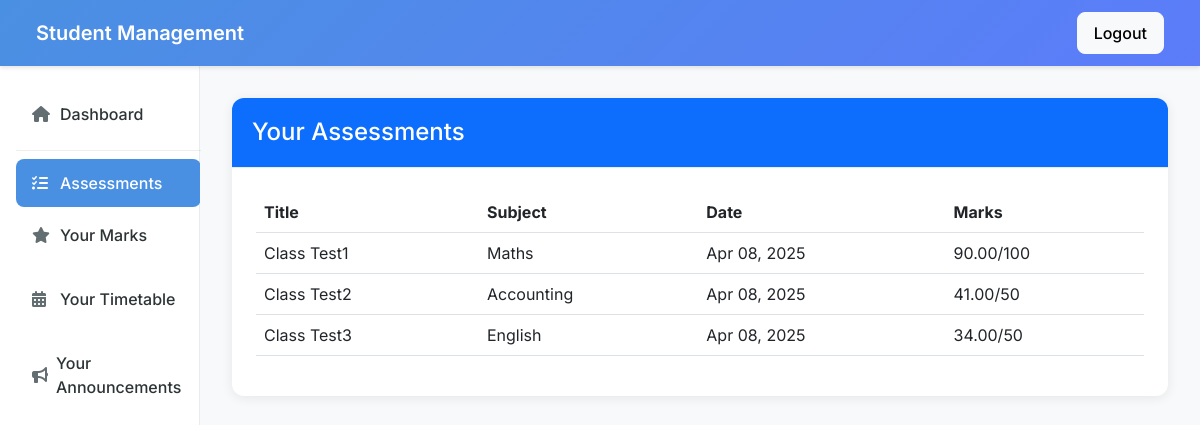
/assessments/ (signed in), run on the app's committed database.
### management/models.py (models this page shows, shortened)
class Assessment(models.Model):
    title = models.CharField(max_length=200)
    description = models.TextField()
    subject = models.CharField(max_length=100)
    max_marks = models.IntegerField()
    date = models.DateField()
    tutor = models.ForeignKey(Tutor, on_delete=models.CASCADE)

class Mark(models.Model):
    student = models.ForeignKey(Student, on_delete=models.CASCADE)
    assessment = models.ForeignKey(Assessment, on_delete=models.CASCADE)
    marks_obtained = models.DecimalField(max_digits=5, decimal_places=2, validators=[MinValueValidator(0)])
    comments = models.TextField(blank=True)
    date_added = models.DateTimeField(auto_now_add=True)
    class Meta:
        unique_together = ('student', 'assessment')
        ordering = ['-date_added']

### management/views.py (the view)
# urls.py: path('assessments/', views.view_assessments, name='view_assessments'),
@login_required
def view_assessments(request):
    if request.user.is_tutor:
        tutor = get_object_or_404(Tutor, user=request.user)
        assessments = Assessment.objects.filter(tutor=tutor)
    else:
        student = get_object_or_404(Student, user=request.user)
        assessments = Assessment.objects.filter(mark__student=student).distinct()
    return render(request, 'management/view_assessments.html', {
        'assessments': assessments,
        'is_tutor': request.user.is_tutor
    })

### management/templates/management/view_assessments.html (shortened to what this page needs)
{% extends 'base.html' %}
{% block content %}
<div class="card">
    <div class="card-header bg-primary text-white d-flex justify-content-between align-items-center">
        <h4 class="mb-0">{% if is_tutor %}Your Created Assessments{% else %}Your Assessments{% endif %}</h4>
    </div>
    <div class="card-body">
        {% if assessments %}
            <div class="table-responsive">
                <table class="table table-hover">
                    <thead>
                        <tr>
                            <th>Title</th>
                            <th>Subject</th>
                            <th>Date</th>
                            {% if is_tutor %}
                                <th>Actions</th>
                            {% else %}
                                <th>Marks</th>
                            {% endif %}
                        </tr>
                    </thead>
                    <tbody>
                        {% for assessment in assessments %}
                            <tr>
                                <td>{{ assessment.title }}</td>
                                <td>{{ assessment.subject }}</td>
                                <td>{{ assessment.date|date:"M d, Y" }}</td>
                                {% if is_tutor %}
                                    <td>
                                        <div class="btn-group" role="group">
                                            <a href="{% url 'add_marks' assessment.id %}" class="btn btn-sm btn-success">
                                                <i class="fas fa-plus"></i> Add Marks
                                            </a>
                                            <button class="btn btn-sm btn-warning">
                                                <i class="fas fa-edit"></i> Edit
                                            </button>
                                            <button class="btn btn-sm btn-danger">
                                                <i class="fas fa-trash"></i> Delete
                                            </button>
                                        </div>
                                    </td>
                                {% else %}
                                    <td>
                                        {% for mark in assessment.mark_set.all %}
                                            {% if mark.student.user == user %}
                                                {{ mark.marks_obtained }}/{{ assessment.max_marks }}
                                            {% endif %}
                                        {% endfor %}
                                    </td>
                                {% endif %}
                            </tr>
                        {% endfor %}
                    </tbody>
                </table>
            </div>
        {% else %}
            <p class="text-muted">No assessments found.</p>
        {% endif %}
    </div>
</div>
{% endblock %}

### management/templates/base.html (shortened to what this page needs)
<!DOCTYPE html>
<html lang="en">
<head>
    <link href="https://cdn.jsdelivr.net/npm/bootstrap@5.3.0/dist/css/bootstrap.min.css" rel="stylesheet">
    <link href="https://cdnjs.cloudflare.com/ajax/libs/font-awesome/6.0.0/css/all.min.css" rel="stylesheet">
</head>
<body>
    <nav class="navbar navbar-expand-lg navbar-dark">
        <div class="container-fluid">
            <a class="navbar-brand" href="{% url 'home' %}">Student Management</a>
            <div class="collapse navbar-collapse" id="navbarNav">
                <ul class="navbar-nav ms-auto">
                    {% if user.is_authenticated %}
                        <li class="nav-item">
                            <form method="post" action="{% url 'logout' %}" class="nav-link p-0">
                                <button type="submit" class="btn btn-light">Logout</button>
                            </form>
                        </li>
                    {% endif %}
                </ul>
            </div>
        </div>
    </nav>
    <div class="{% if user.is_authenticated %}container-fluid{% else %}container mt-4{% endif %}">
        {% if user.is_authenticated %}
        <div class="row">
            <div class="col-md-3 col-lg-2" id="sidebar">
                <div class="nav flex-column">
                    <a href="{% url 'home' %}" class="nav-link {% if request.resolver_match.url_name == 'home' %}active{% endif %}">
                        <i class="fas fa-home me-2"></i>Dashboard
                    </a>
                    <hr class="text-muted my-2">
                    {% if user.is_tutor %}
                        <a href="{% url 'view_assessments' %}" class="nav-link {% if request.resolver_match.url_name == 'view_assessments' %}active{% endif %}">
                            <i class="fas fa-tasks me-2"></i>Assessments
                        </a>
                        <a href="{% url 'manage_marks' %}" class="nav-link {% if request.resolver_match.url_name == 'manage_marks' %}active{% endif %}">
                            <i class="fas fa-star me-2"></i>Manage Marks
                        </a>
                    {% else %}
                        <a href="{% url 'view_assessments' %}" class="nav-link {% if request.resolver_match.url_name == 'view_assessments' %}active{% endif %}">
                            <i class="fas fa-tasks me-2"></i>Assessments
                        </a>
                        <a href="{% url 'view_marks' %}" class="nav-link {% if request.resolver_match.url_name == 'view_marks' %}active{% endif %}">
                            <i class="fas fa-star me-2"></i>Your Marks
                        </a>
                    {% endif %}
                    <a href="{% url 'view_timetable_all' %}" class="nav-link {% if request.resolver_match.url_name == 'view_timetable_all' %}active{% endif %}">
                        <i class="fas fa-calendar-alt me-2"></i>Your Timetable
                    </a>
                    <a href="{% url 'view_announcements_all' %}" class="nav-link {% if request.resolver_match.url_name == 'view_announcements_all' %}active{% endif %}">
                        <i class="fas fa-bullhorn me-2"></i>Your Announcements
                    </a>
                </div>
            </div>
            <div class="col-md-9 col-lg-10 main-content">
        {% endif %}
        {% block content %}
        {% endblock %}
        {% if user.is_authenticated %}
            </div>
        </div>
        {% endif %}
    </div>
</body>
</html>

### management/templates/base.html (style rules this page uses)
:root { --primary-color: #4a90e2; --secondary-color: #f5f6fa; --accent-color: #5c7cfa; --success-color: #51cf66; --danger-color: #ff6b6b; --warning-color: #ffd43b; --text-primary: #2d3436; --text-secondary: #636e72; --border-color: #e9ecef; }
body { font-family: 'Inter', -apple-system, BlinkMacSystemFont, 'Segoe UI', Roboto, sans-serif; color: var(--text-primary); background-color: #f8f9fa; }
.navbar { background: linear-gradient(135deg, var(--primary-color), var(--accent-color)) !important; box-shadow: 0 2px 4px rgba(0,0,0,0.1); padding: 0.75rem 1.5rem; }
.navbar-brand { font-weight: 600; font-size: 1.25rem; }
#sidebar { min-height: calc(100vh - 61px); background-color: white; border-right: 1px solid var(--border-color); padding: 1.5rem 1rem; box-shadow: 2px 0 5px rgba(0,0,0,0.02); }
#sidebar .nav-link { color: var(--text-primary); padding: 0.75rem 1rem; border-radius: 8px; margin-bottom: 0.25rem; transition: all 0.2s ease; font-weight: 500; display: flex; align-items: center; }
#sidebar .nav-link i { width: 20px; margin-right: 0.75rem; font-size: 1rem; color: var(--text-secondary); }
#sidebar .nav-link.active { background-color: var(--primary-color); color: white; }
#sidebar .nav-link.active i { color: white; }
#sidebar hr { margin: 1rem 0; opacity: 0.1; }
.main-content { padding: 2rem; background-color: #f8f9fa; }
.card { border: none; border-radius: 12px; box-shadow: 0 2px 12px rgba(0,0,0,0.08); transition: transform 0.2s ease, box-shadow 0.2s ease; background: white; margin-bottom: 1.5rem; }
.card-header { border-bottom: 1px solid var(--border-color); padding: 1.25rem; background-color: white; border-radius: 12px 12px 0 0 !important; }
.card-body { padding: 1.5rem; }
.btn { padding: 0.5rem 1rem; font-weight: 500; border-radius: 8px; transition: all 0.2s ease; }

### data on the page
Assessment: title "Class Test1", subject "Maths", date "Apr 08, 2025", max_marks "100"
Mark: marks_obtained "90.00"
Assessment: title "Class Test2", subject "Accounting", date "Apr 08, 2025", max_marks "50"
Mark: marks_obtained "41.00"
Assessment: title "Class Test3", subject "English", date "Apr 08, 2025", max_marks "50"
Mark: marks_obtained "34.00"
